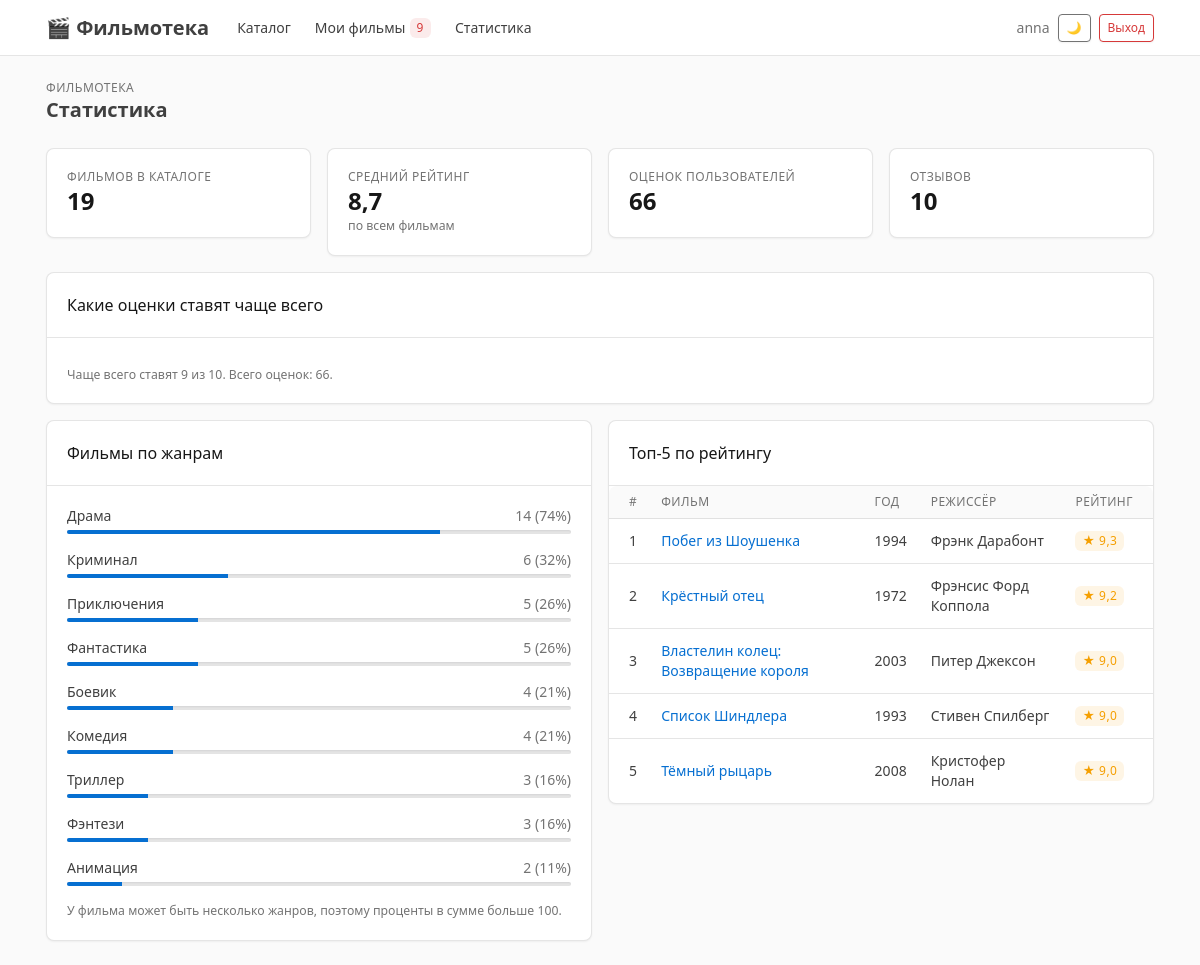
The page /stats/ (signed in) on the database its author committed.
### accounts/models.py (models this page shows, shortened)
class Genre(models.Model):
    name = models.CharField('Название', max_length=50, unique=True)
    class Meta:
        ordering = ['name']
        verbose_name = 'жанр'
        verbose_name_plural = 'жанры'

class Movie(models.Model):
    title = models.CharField('Название', max_length=200)
    original_title = models.CharField('Оригинальное название', max_length=200, blank=True)
    year = models.PositiveSmallIntegerField('Год выхода')
    director = models.CharField('Режиссёр', max_length=200)
    duration = models.PositiveSmallIntegerField('Длительность, мин')
    rating = models.DecimalField(
        'Рейтинг', max_digits=3, decimal_places=1,
        validators=[MinValueValidator(0), MaxValueValidator(10)],
    )
    description = models.TextField('Описание', blank=True)
    country = models.CharField('Страна', max_length=60, blank=True)
    poster_url = models.URLField('Ссылка на постер', blank=True)
    poster = models.ImageField('Обложка (файл)', upload_to='posters/', blank=True)
    genres = models.ManyToManyField(Genre, related_name='movies', verbose_name='Жанры')
    search_index = models.CharField(max_length=600, blank=True, editable=False)
    class Meta:
        ordering = ['-rating', 'title']
        verbose_name = 'фильм'
        verbose_name_plural = 'фильмы'

### accounts/dashboard_views.py (the view)
# urls.py: path('stats/', dashboard_views.stats, name='stats'),
@login_required
def stats(request):
    total = Movie.objects.count()
    avg_rating = Movie.objects.aggregate(a=Avg('rating'))['a'] or 0
    genre_stats = []
    for genre in Genre.objects.annotate(n=Count('movies')).order_by('-n', 'name'):
        percent = 0
        if total > 0:
            percent = round(genre.n * 100 / total)
        genre_stats.append({'name': genre.name, 'n': genre.n, 'percent': percent})
    score_labels = list(range(1, 11))
    score_numbers = []
    for score in score_labels:
        score_numbers.append(Rating.objects.filter(score=score).count())
    ratings_total = sum(score_numbers)
    if ratings_total == 0:
        chart_hint = 'Оценок пока нет. Поставьте первую на странице любого фильма.'
    else:
        popular_score = score_labels[score_numbers.index(max(score_numbers))]
        chart_hint = f'Чаще всего ставят {popular_score} из 10. Всего оценок: {ratings_total}.'
    return render(
        request,
        'stats.html',
        {
            'total_movies': total,
            'avg_rating': avg_rating,
            'ratings_total': ratings_total,
            'reviews_total': Review.objects.count(),
            'genre_stats': genre_stats,
            'score_labels': score_labels,
            'score_numbers': score_numbers,
            'chart_hint': chart_hint,
            'top_movies': Movie.objects.order_by('-rating', 'title')[:5],
        }
    )

### accounts/context_processors.py (called while the page is built)
def my_movies_count(request):
    if not request.user.is_authenticated:
        return {'my_movies_count': 0}
    count = Mark.objects.filter(user=request.user).values('movie').distinct().count()
    return {'my_movies_count': count}

### templates/stats.html (shortened to what this page needs)
{% extends 'base.html' %}
{% load static %}
{% block header %}
<div class="page-pretitle">Фильмотека</div>
<h2 class="page-title">Статистика</h2>
{% endblock %}
{% block content %}
<div class="row row-cards mb-3">
    {% include 'components/stat_card.html' with title='Фильмов в каталоге' value=total_movies %}
    {% include 'components/stat_card.html' with title='Средний рейтинг' value=avg_rating|floatformat:1 hint='по всем фильмам' %}
    {% include 'components/stat_card.html' with title='Оценок пользователей' value=ratings_total %}
    {% include 'components/stat_card.html' with title='Отзывов' value=reviews_total %}
</div>
<div class="row row-cards mb-3">
    <div class="col-12">
        {% include 'components/bar_chart.html' with chart_id='scores-chart' title='Какие оценки ставят чаще всего' labels=score_labels values=score_numbers series_name='Оценок' hint=chart_hint %}
    </div>
</div>
<div class="row row-cards">
    <div class="col-12 col-lg-6">
        <div class="card">
            <div class="card-header"><h3 class="card-title">Фильмы по жанрам</h3></div>
            <div class="card-body">
                {% for g in genre_stats %}
                    <div class="mb-3">
                        <div class="d-flex justify-content-between mb-1">
                            <span>{{ g.name }}</span>
                            <span class="text-secondary">{{ g.n }} ({{ g.percent }}%)</span>
                        </div>
                        <div class="progress progress-sm">
                            <div class="progress-bar" style="width: {{ g.percent }}%" role="progressbar"
                                 aria-valuenow="{{ g.percent }}" aria-valuemin="0" aria-valuemax="100"></div>
                        </div>
                    </div>
                {% empty %}
                    {% include 'components/empty_state.html' with title='Данных пока нет' text='Запустите seed_movies.' %}
                {% endfor %}
                <div class="text-secondary small">У фильма может быть несколько жанров, поэтому проценты в сумме больше 100.</div>
            </div>
        </div>
    </div>
    <div class="col-12 col-lg-6">
        <div class="card">
            <div class="card-header"><h3 class="card-title">Топ-5 по рейтингу</h3></div>
            <div class="table-responsive">
                <table class="table card-table table-vcenter">
                    <thead>
                        <tr>
                            <th>#</th>
                            <th>Фильм</th>
                            <th class="d-none d-sm-table-cell">Год</th>
                            <th class="d-none d-md-table-cell">Режиссёр</th>
                            <th>Рейтинг</th>
                        </tr>
                    </thead>
                    <tbody>
                        {% for movie in top_movies %}
                        <tr>
                            <td>{{ forloop.counter }}</td>
                            <td><a href="/movies/{{ movie.id }}/">{{ movie.title }}</a></td>
                            <td class="d-none d-sm-table-cell">{{ movie.year }}</td>
                            <td class="d-none d-md-table-cell">{{ movie.director }}</td>
                            <td><span class="badge bg-yellow-lt">★ {{ movie.rating }}</span></td>
                        </tr>
                        {% endfor %}
                    </tbody>
                </table>
            </div>
        </div>
    </div>
</div>
{% endblock %}

### templates/base.html (shortened to what this page needs)
{% load static %}
<!DOCTYPE html>
<html lang="ru" data-bs-theme="light">
<head>
    <link rel="stylesheet" href="{% static 'vendor/tabler/css/tabler.min.css' %}">
    <link rel="stylesheet" href="{% static 'css/movies.css' %}">
</head>
<body>
<div class="page">
    {% if user.is_authenticated %}
        {% include 'components/navbar.html' %}
    {% endif %}
    <div class="page-wrapper">
        <div class="page-header d-print-none">
            <div class="container-xl">
                {% block header %}{% endblock %}
            </div>
        </div>
        <div class="page-body">
            <div class="container-xl">
                {% block content %}{% endblock %}
            </div>
        </div>
    </div>
</div>
</body>
</html>

### templates/components/navbar.html (shortened to what this page needs)
{% with url_name=request.resolver_match.url_name %}
<header class="navbar navbar-expand-md d-print-none sticky-top">
    <div class="container-xl">
        <a class="navbar-brand pe-0 pe-md-3" href="/">🎬 Фильмотека</a>
        <div class="navbar-nav flex-row order-md-last ms-auto align-items-center gap-2">
            <span class="text-secondary d-none d-lg-inline">
                {{ user.username }}{% if user.is_staff %} <span class="badge bg-purple-lt">админ</span>{% endif %}
            </span>
            <button type="button" class="btn btn-sm btn-outline-secondary" id="theme-toggle"
                    aria-label="Сменить тему оформления">🌙</button>
            <form method="post" action="/accounts/logout/" class="m-0">
                <button type="submit" class="btn btn-sm btn-outline-danger">Выход</button>
            </form>
        </div>
        <div class="collapse navbar-collapse" id="navbar-menu">
            <ul class="navbar-nav me-auto">
                <li class="nav-item">
                    <a class="nav-link {% if url_name == 'catalog' or url_name == 'movie_detail' or url_name == 'search' %}active{% endif %}"
                       href="/">Каталог</a>
                </li>
                <li class="nav-item">
                    <a class="nav-link {% if url_name|slice:':3' == 'my_' %}active{% endif %}"
                       href="/my/">
                        Мои фильмы
                        <span class="badge bg-red-lt ms-1" id="my-count">{{ my_movies_count }}</span>
                    </a>
                </li>
                <li class="nav-item">
                    <a class="nav-link {% if url_name == 'stats' %}active{% endif %}"
                       href="/stats/">Статистика</a>
                </li>
            </ul>
        </div>
    </div>
</header>
{% endwith %}

### templates/components/stat_card.html
<div class="col-6 col-lg-3">
    <div class="card">
        <div class="card-body">
            <div class="subheader">{{ title }}</div>
            <div class="h1 mb-0">{{ value }}</div>
            {% if hint %}<div class="text-secondary small">{{ hint }}</div>{% endif %}
        </div>
    </div>
</div>

### templates/components/bar_chart.html (shortened to what this page needs)
<div class="card">
    <div class="card-header"><h3 class="card-title">{{ title }}</h3></div>
    <div class="card-body">
        {% if hint %}<div class="text-secondary small mt-2">{{ hint }}</div>{% endif %}
    </div>
</div>

### static/css/movies.css (style rules this page uses)
.navbar .nav-link { white-space: nowrap; }

### rows shown on the page
Genre: name "Драма"
Genre: name "Криминал"
Genre: name "Приключения"
Genre: name "Фантастика"
Genre: name "Боевик"
Genre: name "Комедия"
Genre: name "Триллер"
Genre: name "Фэнтези"
Genre: name "Анимация"
Movie: title "Побег из Шоушенка", year "1994", director "Фрэнк Дарабонт", rating "9,3"
Movie: title "Крёстный отец", year "1972", director "Фрэнсис Форд Коппола", rating "9,2"
Movie: title "Властелин колец: Возвращение короля", year "2003", director "Питер Джексон", rating "9,0"
Movie: title "Список Шиндлера", year "1993", director "Стивен Спилберг", rating "9,0"
Movie: title "Тёмный рыцарь", year "2008", director "Кристофер Нолан", rating "9,0"

### other values the page prints
{{ user.username }} "anna"
{{ my_movies_count }} "9"
{{ title }} "ФИЛЬМОВ В КАТАЛОГЕ СРЕДНИЙ РЕЙТИНГ ОЦЕНОК ПОЛЬЗОВАТЕЛЕЙ ОТЗЫВОВ"
{{ value }} "19 8,7 66 10"
{{ hint }} "по всем фильмам"
{{ title }} "Какие оценки ставят чаще всего"
{{ hint }} "Чаще всего ставят 9 из 10. Всего оценок: 66."
{{ g.n }} "14" "6" "5" "5" "4" "4" "3" "3" "2"
{{ g.percent }} "74" "32" "26" "26" "21" "21" "16" "16" "11"
